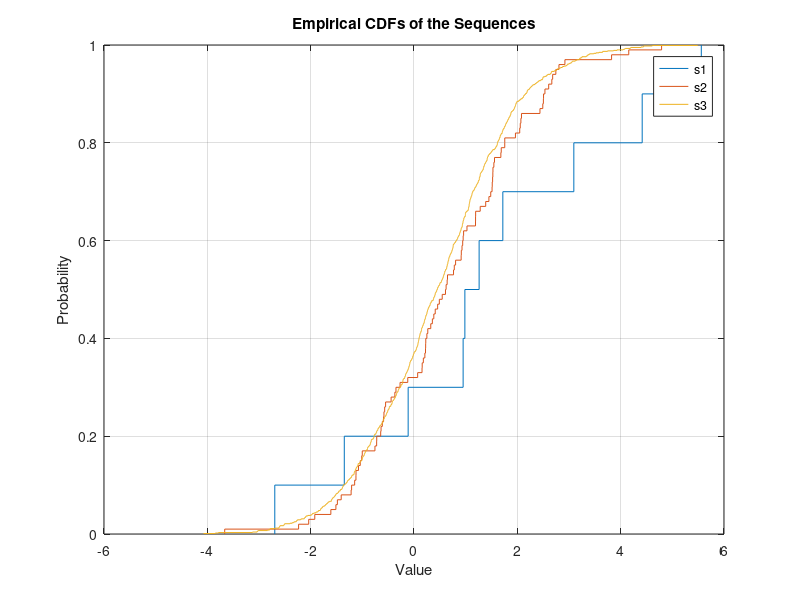

MATLAB code to generate this figure:
% Load the data from the provided MATLAB file
load('Gaussian1D.mat');

% Estimate the mean and variance for each sequence
mean_s1 = mean(s1);
var_s1 = var(s1);
mean_s2 = mean(s2);
var_s2 = var(s2);
mean_s3 = mean(s3);
var_s3 = var(s3);

% Plot the empirical CDFs for each sequence
figure;

% Empirical CDF for s1
[F_s1, X_s1] = ecdf(s1);
stairs(X_s1, F_s1, 'DisplayName', 's1');

hold on;

% Empirical CDF for s2
[F_s2, X_s2] = ecdf(s2);
stairs(X_s2, F_s2, 'DisplayName', 's2');

% Empirical CDF for s3
[F_s3, X_s3] = ecdf(s3);
stairs(X_s3, F_s3, 'DisplayName', 's3');

title('Empirical CDFs of the Sequences');
xlabel('Value');
ylabel('Probability');
legend;
grid on;
